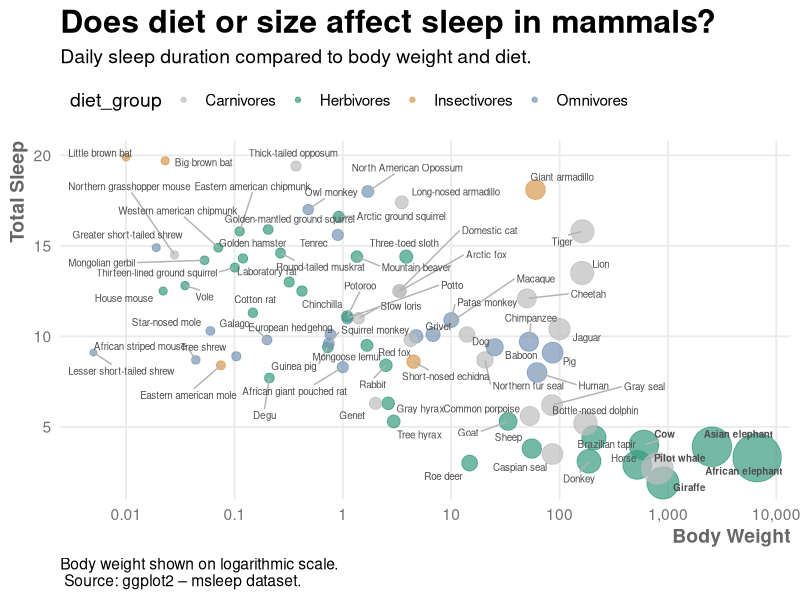

R code for this plot:
# Making an infographics 

#Loading the packages 
library(ggplot2)
library(dplyr)
library(ggrepel) # Needed for not having the names overlap

# Prepare and clear the data
sleep_data = msleep |>
  filter(
    !is.na(bodywt), !is.na(sleep_total), !is.na(vore), bodywt > 0 ) |>  # CLean the data for NA and irrelevant values
  mutate(
    diet_group = case_when(
      vore == "carni" ~ "Carnivores", vore == "herbi" ~ "Herbivores",
      vore == "omni" ~ "Omnivores", vore == "insecti" ~ "Insectivores"  # Group them into dietary preferances
    )
  )

# Set the colors (Using HEX)
set_manual_colors = c(
  "Herbivores" = "#399B7E", "Carnivores" = "#BDBDBD",
  "Omnivores" = "#7795B6", "Insectivores" = "#D89A50")

# Identify the five biggest animals
biggest_animals = sleep_data |> 
  slice_max(bodywt, n = 5) # Select row based on highest calue in column



p = ggplot(
  sleep_data,
  aes(
    x = bodywt,
    y = sleep_total
  )
) +
  
  geom_point(aes(size = bodywt, colour = diet_group), alpha = 0.70) + # Customizing the points (dots)

  # Adding names and preventing them from overlapping 
  geom_text_repel(data = sleep_data,
                  aes(label = name, fontface = if_else(name %in% biggest_animals$name, "bold", "plain")), # Highlight the selected
    size = 2.5, colour = "grey30", box.padding = 0.4,
    max.overlaps = Inf, segment.colour = "grey70") +
  
  scale_colour_manual(values = set_manual_colors) + # Apply the manually set colours
  
  scale_size_continuous( range = c(2, 16), trans = "sqrt", guide = "none") + # Control the size of the points (generally make them bigger)
  
  scale_x_log10(breaks = c(0.01, 0.1, 1, 10, 100, 1000, 10000),
                labels = c("0.01", "0.1", "1", "10", "100", "1,000", "10,000")) + # Make it a logarithmic scale on x-axis
  
  # Adding Title and texts
  labs(title = "Does diet or size affect sleep in mammals?", 
    subtitle = paste("Daily sleep duration compared to body weight and diet."),
    x = "Body Weight", y = "Total Sleep",
    caption = paste("Body weight shown on logarithmic scale.\n", 
                    "Source: ggplot2 – msleep dataset.")) +
  
  theme_minimal(base_size = 14) + # Set the theme (background white with grid)
  
  # Adjusting the look of the plot
  theme(
    # Adjustments for title and subtitle
    plot.title = element_text(size = 23, face = "bold"),
    plot.subtitle = element_text(size = 14),
    
    # Adjustment for axis title and text
    axis.title = element_text(face = "bold", colour = "grey40"), 
    axis.title.x = element_text(hjust = 1),
    axis.title.y = element_text(hjust = 1),
    axis.text = element_text(colour = "grey45"),
    
    panel.grid.minor = element_blank(), # Clean up the grid
    
    legend.position = "top", legend.justification = "left", legend.text = element_text(size = 11),
    
    plot.caption = element_text(hjust = 0)) # Position the caption

# Save the plot as PNG
ggsave(
  filename = "mammal_sleep.png",
  plot = p,
  width = 16,
  height = 12,
  dpi = 300,
  bg = "white"
)
